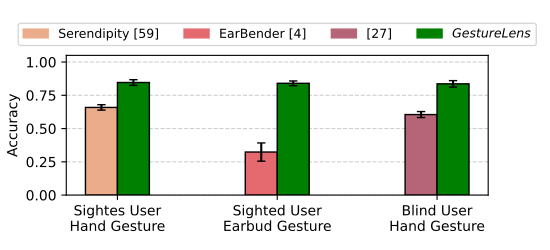

Generate this figure with Python:
import numpy as np
import matplotlib.pyplot as plt
import matplotlib.patches as mpatches
from scipy import stats

# Data
t1b1 = [0.62, 0.60, 0.59, 0.86, 0.62, 0.76, 0.63, 0.64, 0.51, 0.52, 0.61, 0.65, 
        0.60, 0.70, 0.67, 0.72, 0.75, 0.78, 0.69]
t1b2 = [0.78, 0.85, 0.9, 0.82, 0.88]

t2b1 = [0.57, 0.47, 0.33, 0.22, 0.13, 0.22]
t2b2 = [0.8, 0.9, 0.85, 0.8, 0.81, 0.88]

t3b1 = [0.66, 0.61, 0.6, 0.55]
t3b2 = [0.8, 0.77, 0.91, 0.84, 0.86]

# Calculate means and standard errors
def calculate_stats(data):
    mean = np.mean(data)
    se = stats.sem(data)  # Standard Error of the Mean
    return mean, se

# Calculate statistics
means_b1 = [calculate_stats(t1b1)[0], calculate_stats(t2b1)[0], calculate_stats(t3b1)[0]]
errors_b1 = [calculate_stats(t1b1)[1], calculate_stats(t2b1)[1], calculate_stats(t3b1)[1]]

means_b2 = [calculate_stats(t1b2)[0], calculate_stats(t2b2)[0], calculate_stats(t3b2)[0]]
errors_b2 = [calculate_stats(t1b2)[1], calculate_stats(t2b2)[1], calculate_stats(t3b2)[1]]

# Colors
colors_b1 = ['#ebac8b', '#e56a6f', '#b56577']
color_b2 = 'green'  # Green for all second bars

# Set up the figure and axis
fig, ax = plt.subplots(figsize=(5.5, 2.5))

# Set the width of the bars
bar_width = 0.2
index = np.arange(3)  # Three x-ticks

# Create the bars
bar1 = ax.bar(index - bar_width/2, means_b1, bar_width, 
              yerr=errors_b1, capsize=3, 
              color=colors_b1, edgecolor='black', linewidth=1)

bar2 = ax.bar(index + bar_width/2, means_b2, bar_width, 
              yerr=errors_b2, capsize=3, 
              color=color_b2, edgecolor='black', linewidth=1)

# Customize the plot
ax.set_ylim(0, 1.05)
ax.set_ylabel('Accuracy')
ax.set_xticks(index)
ax.set_xticklabels(['Sightes User\nHand Gesture', 'Sighted User\nEarbud Gesture', 'Blind User\nHand Gesture'])
# add grid for better readability and send it to the back
ax.grid(axis='y', linestyle='--', alpha=0.6)
ax.set_axisbelow(True)

# Create custom legend
patches = []
patches.append(mpatches.Patch(color=colors_b1[0], label='Serendipity [59]'))
patches.append(mpatches.Patch(color=colors_b1[1], label='EarBender [4]'))
patches.append(mpatches.Patch(color=colors_b1[2], label='[27]'))
patches.append(mpatches.Patch(color=color_b2, label='$\it{GestureLens}$'))
ax.legend(handles=patches, ncol = 4, fontsize=9, bbox_to_anchor=(0.5, 1.15), loc='center')
plt.tight_layout()
plt.savefig('paper_figs/new_baseline_comp.pdf')
